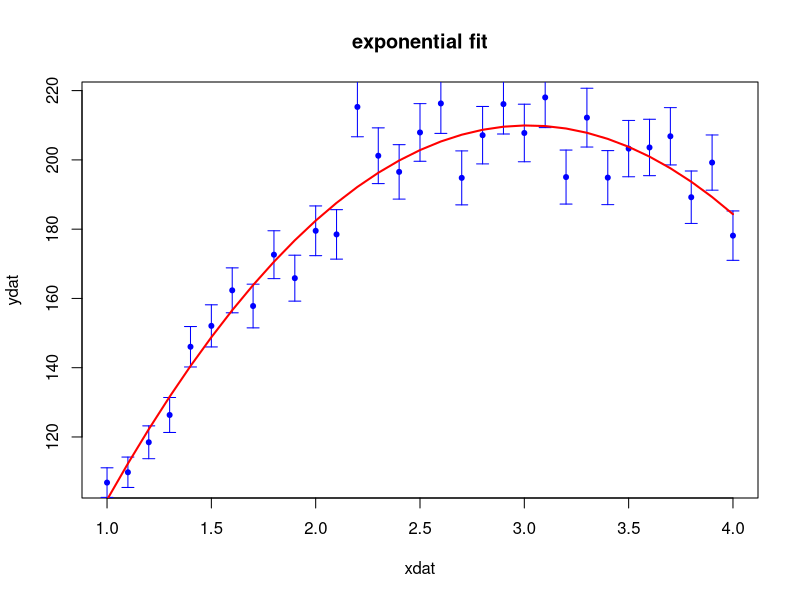

The R script that drew this image:
## fittng a data to polynomial

dat = read.csv(file="polynomial_data.csv", header=TRUE)

xdat = dat$xdat

ydat = dat$ydat

error = dat$err


mod <- lm(ydat ~ poly(xdat, 2), data = dat, weights=1/error)

print(summary(mod))

y_fitted = mod$fitted.values




plot(xdat, ydat, col="blue", pch=20, main="exponential fit")
arrows(xdat, ydat+error, xdat, ydat-error, angle=90, code=3, length=0.06, col="blue")
lines(xdat, y_fitted, type="l", lw=2, col="red")


